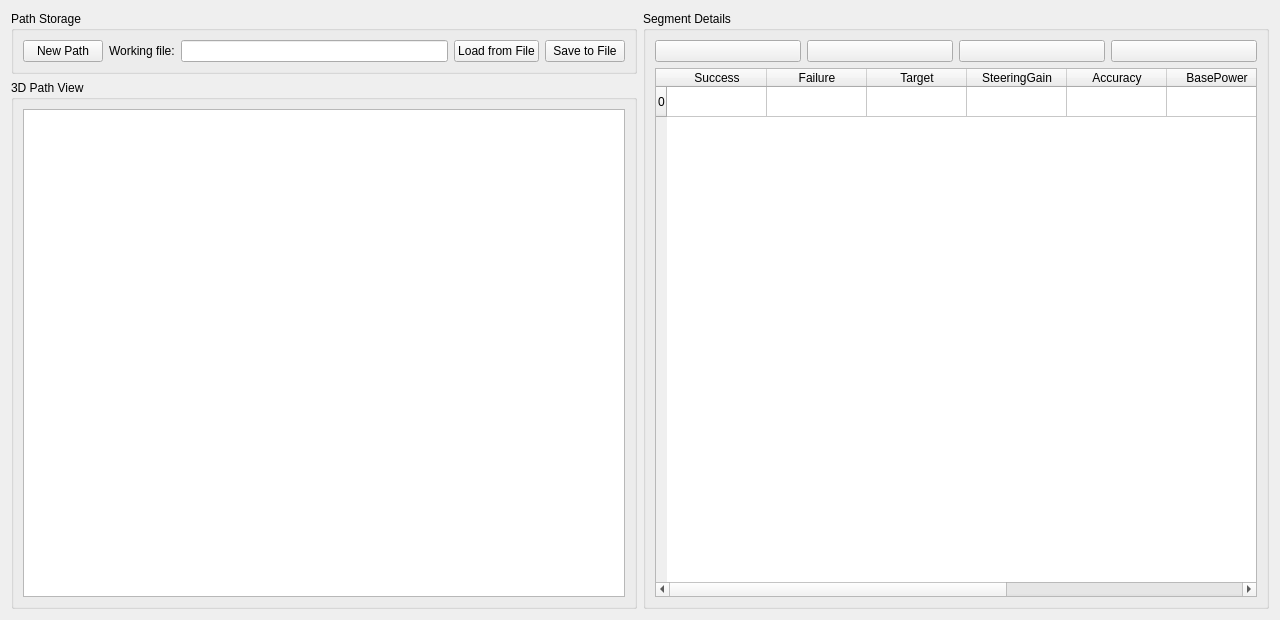
 <widget class="QWidget" name="plannerTool">
  <property name="geometry">
   <rect>
    <x>0</x>
    <y>0</y>
    <width>1280</width>
    <height>620</height>
   </rect>
  </property>
  <property name="windowTitle">
   <string>Autopilot Planner Tool by Evolution Robotics</string>
  </property>
  <property name="windowIcon">
   <iconset>
    <normaloff>icons/icon-evolution.png</normaloff>icons/icon-evolution.png</iconset>
  </property>
  <property name="styleSheet">
   <string notr="true">/*
 * The MIT License (MIT)
 *
 * Copyright (c) &lt;2013-2014&gt; &lt;Colin Duquesnoy&gt;
 *
 * Permission is hereby granted, free of charge, to any person obtaining a copy
 * of this software and associated documentation files (the &quot;Software&quot;), to deal
 * in the Software without restriction, including without limitation the rights
 * to use, copy, modify, merge, publish, distribute, sublicense, and/or sell
 * copies of the Software, and to permit persons to whom the Software is
 * furnished to do so, subject to the following conditions:

 * The above copyright notice and this permission notice shall be included in
 * all copies or substantial portions of the Software.

 * THE SOFTWARE IS PROVIDED &quot;AS IS&quot;, WITHOUT WARRANTY OF ANY KIND, EXPRESS OR
 * IMPLIED, INCLUDING BUT NOT LIMITED TO THE WARRANTIES OF MERCHANTABILITY,
 * FITNESS FOR A PARTICULAR PURPOSE AND NONINFRINGEMENT. IN NO EVENT SHALL THE
 * AUTHORS OR COPYRIGHT HOLDERS BE LIABLE FOR ANY CLAIM, DAMAGES OR OTHER
 * LIABILITY, WHETHER IN AN ACTION OF CONTRACT, TORT OR OTHERWISE, ARISING FROM,
 * OUT OF OR IN CONNECTION WITH THE SOFTWARE OR THE USE OR OTHER DEALINGS IN
 * THE SOFTWARE.
 */
QToolTip
{
    border: 1px solid #76797C;
    background-color: rgb(90, 102, 117);;
    color: white;
    padding: 5px;
    opacity: 200;
}

QWidget
{
    color: #eff0f1;
    background-color: #31363b;
    selection-background-color:#3daee9;
    selection-color: #eff0f1;
    background-clip: border;
    border-image: none;
    border: 0px transparent black;
    outline: 0;
}

QWidget:item:hover
{
    background-color: #18465d;
    color: #eff0f1;
}

QWidget:item:selected
{
    background-color: #18465d;
}

QCheckBox
{
    spacing: 5px;
    outline: none;
    color: #eff0f1;
    margin-bottom: 2px;
}

QCheckBox:disabled
{
    color: #76797C;
}

QCheckBox::indicator,
QGroupBox::indicator
{
    width: 18px;
    height: 18px;
}
QGroupBox::indicator
{
    margin-left: 2px;
}

QCheckBox::indicator:unchecked
{
    image: url(:/qss_icons/rc/checkbox_unchecked.png);
}

QCheckBox::indicator:unchecked:hover,
QCheckBox::indicator:unchecked:focus,
QCheckBox::indicator:unchecked:pressed,
QGroupBox::indicator:unchecked:hover,
QGroupBox::indicator:unchecked:focus,
QGroupBox::indicator:unchecked:pressed
{
  border: none;
    image: url(:/qss_icons/rc/checkbox_unchecked_focus.png);
}

QCheckBox::indicator:checked
{
    image: url(:/qss_icons/rc/checkbox_checked.png);
}

QCheckBox::indicator:checked:hover,
QCheckBox::indicator:checked:focus,
QCheckBox::indicator:checked:pressed,
QGroupBox::indicator:checked:hover,
QGroupBox::indicator:checked:focus,
QGroupBox::indicator:checked:pressed
{
  border: none;
    image: url(:/qss_icons/rc/checkbox_checked_focus.png);
}


QCheckBox::indicator:indeterminate
{
    image: url(:/qss_icons/rc/checkbox_indeterminate.png);
}

QCheckBox::indicator:indeterminate:focus,
QCheckBox::indicator:indeterminate:hover,
QCheckBox::indicator:indeterminate:pressed
{
    image: url(:/qss_icons/rc/checkbox_indeterminate_focus.png);
}

QCheckBox::indicator:checked:disabled,
QGroupBox::indicator:checked:disabled
{
    image: url(:/qss_icons/rc/checkbox_checked_disabled.png);
}

QCheckBox::indicator:unchecked:disabled,
QGroupBox::indicator:unchecked:disabled
{
    image: url(:/qss_icons/rc/checkbox_unchecked_disabled.png);
}

QRadioButton
{
    spacing: 5px;
    outline: none;
    color: #eff0f1;
    margin-bottom: 2px;
}

QRadioButton:disabled
{
    color: #76797C;
}
QRadioButton::indicator
{
    width: 21px;
    height: 21px;
}

QRadioButton::indicator:unchecked
{
    image: url(:/qss_icons/rc/radio_unchecked.png);
}


QRadioButton::indicator:unchecked:hover,
QRadioButton::indicator:unchecked:focus,
QRadioButton::indicator:unchecked:pressed
{
    border: none;
    outline: none;
    image: url(:/qss_icons/rc/radio_unchecked_focus.png);
}

QRadioButton::indicator:checked
{
    border: none;
    outline: none;
    image: url(:/qss_icons/rc/radio_checked.png);
}

QRadioButton::indicator:checked:hover,
QRadioButton::indicator:checked:focus,
QRadioButton::indicator:checked:pressed
{
    border: none;
    outline: none;
    image: url(:/qss_icons/rc/radio_checked_focus.png);
}

QRadioButton::indicator:checked:disabled
{
    outline: none;
    image: url(:/qss_icons/rc/radio_checked_disabled.png);
}

QRadioButton::indicator:unchecked:disabled
{
    image: url(:/qss_icons/rc/radio_unchecked_disabled.png);
}


QMenuBar
{
    background-color: #31363b;
    color: #eff0f1;
}

QMenuBar::item
{
    background: transparent;
}

QMenuBar::item:selected
{
    background: transparent;
    border: 1px solid #76797C;
}

QMenuBar::item:pressed
{
    border: 1px solid #76797C;
    background-color: #3daee9;
    color: #eff0f1;
    margin-bottom:-1px;
    padding-bottom:1px;
}

QMenu
{
    border: 1px solid #76797C;
    color: #eff0f1;
    margin: 2px;
}

QMenu::icon
{
    margin: 5px;
}

QMenu::item
{
    padding: 5px 30px 5px 30px;
    border: 1px solid transparent; /* reserve space for selection border */
}

QMenu::item:selected
{
    color: #eff0f1;
}

QMenu::separator {
    height: 2px;
    background: lightblue;
    margin-left: 10px;
    margin-right: 5px;
}

QMenu::indicator {
    width: 18px;
    height: 18px;
}

/* non-exclusive indicator = check box style indicator
   (see QActionGroup::setExclusive) */
QMenu::indicator:non-exclusive:unchecked {
    image: url(:/qss_icons/rc/checkbox_unchecked.png);
}

QMenu::indicator:non-exclusive:unchecked:selected {
    image: url(:/qss_icons/rc/checkbox_unchecked_disabled.png);
}

QMenu::indicator:non-exclusive:checked {
    image: url(:/qss_icons/rc/checkbox_checked.png);
}

QMenu::indicator:non-exclusive:checked:selected {
    image: url(:/qss_icons/rc/checkbox_checked_disabled.png);
}

/* exclusive indicator = radio button style indicator (see QActionGroup::setExclusive) */
QMenu::indicator:exclusive:unchecked {
    image: url(:/qss_icons/rc/radio_unchecked.png);
}

QMenu::indicator:exclusive:unchecked:selected {
    image: url(:/qss_icons/rc/radio_unchecked_disabled.png);
}

QMenu::indicator:exclusive:checked {
    image: url(:/qss_icons/rc/radio_checked.png);
}

QMenu::indicator:exclusive:checked:selected {
    image: url(:/qss_icons/rc/radio_checked_disabled.png);
}

QMenu::right-arrow {
    margin: 5px;
    image: url(:/qss_icons/rc/right_arrow.png)
}


QWidget:disabled
{
    color: #454545;
    background-color: #31363b;
}

QAbstractItemView
{
    alternate-background-color: #31363b;
    color: #eff0f1;
    border: 1px solid 3A3939;
    border-radius: 2px;
}

QWidget:focus, QMenuBar:focus
{
    border: 1px solid #3daee9;
}

QTabWidget:focus, QCheckBox:focus, QRadioButton:focus, QSlider:focus
{
    border: none;
}

QLineEdit
{
    background-color: #232629;
    padding: 5px;
    border-style: solid;
    border: 1px solid #76797C;
    border-radius: 2px;
    color: #eff0f1;
}

QAbstractItemView QLineEdit
{
    padding: 0;
}

QGroupBox {
    border:1px solid #76797C;
    border-radius: 2px;
    margin-top: 20px;
}

QGroupBox::title {
    subcontrol-origin: margin;
    subcontrol-position: top center;
    padding-left: 10px;
    padding-right: 10px;
    padding-top: 10px;
}

QAbstractScrollArea
{
    border-radius: 2px;
    border: 1px solid #76797C;
    background-color: transparent;
}

QScrollBar:horizontal
{
    height: 15px;
    margin: 3px 15px 3px 15px;
    border: 1px transparent #2A2929;
    border-radius: 4px;
    background-color: #2A2929;
}

QScrollBar::handle:horizontal
{
    background-color: #605F5F;
    min-width: 5px;
    border-radius: 4px;
}

QScrollBar::add-line:horizontal
{
    margin: 0px 3px 0px 3px;
    border-image: url(:/qss_icons/rc/right_arrow_disabled.png);
    width: 10px;
    height: 10px;
    subcontrol-position: right;
    subcontrol-origin: margin;
}

QScrollBar::sub-line:horizontal
{
    margin: 0px 3px 0px 3px;
    border-image: url(:/qss_icons/rc/left_arrow_disabled.png);
    height: 10px;
    width: 10px;
    subcontrol-position: left;
    subcontrol-origin: margin;
}

QScrollBar::add-line:horizontal:hover,QScrollBar::add-line:horizontal:on
{
    border-image: url(:/qss_icons/rc/right_arrow.png);
    height: 10px;
    width: 10px;
    subcontrol-position: right;
    subcontrol-origin: margin;
}


QScrollBar::sub-line:horizontal:hover, QScrollBar::sub-line:horizontal:on
{
    border-image: url(:/qss_icons/rc/left_arrow.png);
    height: 10px;
    width: 10px;
    subcontrol-position: left;
    subcontrol-origin: margin;
}

QScrollBar::up-arrow:horizontal, QScrollBar::down-arrow:horizontal
{
    background: none;
}


QScrollBar::add-page:horizontal, QScrollBar::sub-page:horizontal
{
    background: none;
}

QScrollBar:vertical
{
    background-color: #2A2929;
    width: 15px;
    margin: 15px 3px 15px 3px;
    border: 1px transparent #2A2929;
    border-radius: 4px;
}

QScrollBar::handle:vertical
{
    background-color: #605F5F;
    min-height: 5px;
    border-radius: 4px;
}

QScrollBar::sub-line:vertical
{
    margin: 3px 0px 3px 0px;
    border-image: url(:/qss_icons/rc/up_arrow_disabled.png);
    height: 10px;
    width: 10px;
    subcontrol-position: top;
    subcontrol-origin: margin;
}

QScrollBar::add-line:vertical
{
    margin: 3px 0px 3px 0px;
    border-image: url(:/qss_icons/rc/down_arrow_disabled.png);
    height: 10px;
    width: 10px;
    subcontrol-position: bottom;
    subcontrol-origin: margin;
}

QScrollBar::sub-line:vertical:hover,QScrollBar::sub-line:vertical:on
{

    border-image: url(:/qss_icons/rc/up_arrow.png);
    height: 10px;
    width: 10px;
    subcontrol-position: top;
    subcontrol-origin: margin;
}


QScrollBar::add-line:vertical:hover, QScrollBar::add-line:vertical:on
{
    border-image: url(:/qss_icons/rc/down_arrow.png);
    height: 10px;
    width: 10px;
    subcontrol-position: bottom;
    subcontrol-origin: margin;
}

QScrollBar::up-arrow:vertical, QScrollBar::down-arrow:vertical
{
    background: none;
}


QScrollBar::add-page:vertical, QScrollBar::sub-page:vertical
{
    background: none;
}

QTextEdit
{
    background-color: #232629;
    color: #eff0f1;
    border: 1px solid #76797C;
}

QPlainTextEdit
{
    background-color: #232629;;
    color: #eff0f1;
    border-radius: 2px;
    border: 1px solid #76797C;
}

QHeaderView::section
{
    background-color: #76797C;
    color: #eff0f1;
    padding: 5px;
    border: 1px solid #76797C;
}

QSizeGrip {
    image: url(:/qss_icons/rc/sizegrip.png);
    width: 12px;
    height: 12px;
}


QMainWindow::separator
{
    background-color: #31363b;
    color: white;
    padding-left: 4px;
    spacing: 2px;
    border: 1px dashed #76797C;
}

QMainWindow::separator:hover
{

    background-color: #787876;
    color: white;
    padding-left: 4px;
    border: 1px solid #76797C;
    spacing: 2px;
}


QMenu::separator
{
    height: 1px;
    background-color: #76797C;
    color: white;
    padding-left: 4px;
    margin-left: 10px;
    margin-right: 5px;
}


QFrame
{
    border-radius: 2px;
    border: 1px solid #76797C;
}

QFrame[frameShape=&quot;0&quot;]
{
    border-radius: 2px;
    border: 1px transparent #76797C;
}

QStackedWidget
{
    border: 1px transparent black;
}

QToolBar {
    border: 1px transparent #393838;
    background: 1px solid #31363b;
    font-weight: bold;
}

QToolBar::handle:horizontal {
    image: url(:/qss_icons/rc/Hmovetoolbar.png);
}
QToolBar::handle:vertical {
    image: url(:/qss_icons/rc/Vmovetoolbar.png);
}
QToolBar::separator:horizontal {
    image: url(:/qss_icons/rc/Hsepartoolbar.png);
}
QToolBar::separator:vertical {
    image: url(:/qss_icons/rc/Vsepartoolbar.png);
}
QToolButton#qt_toolbar_ext_button {
    background: #58595a
}

QPushButton
{
    color: #eff0f1;
    background-color: #31363b;
    border-width: 1px;
    border-color: #76797C;
    border-style: solid;
    padding: 5px;
    border-radius: 2px;
    outline: none;
}

QPushButton:disabled
{
    background-color: #31363b;
    border-width: 1px;
    border-color: #454545;
    border-style: solid;
    padding-top: 5px;
    padding-bottom: 5px;
    padding-left: 10px;
    padding-right: 10px;
    border-radius: 2px;
    color: #454545;
}

QPushButton:focus {
    background-color: #3daee9;
    color: white;
}

QPushButton:pressed
{
    background-color: #3daee9;
    padding-top: -15px;
    padding-bottom: -17px;
}

QComboBox
{
    selection-background-color: #3daee9;
    border-style: solid;
    border: 1px solid #76797C;
    border-radius: 2px;
    padding: 5px;
    min-width: 75px;
}

QPushButton:checked{
    background-color: #76797C;
    border-color: #6A6969;
}

QComboBox:hover,QPushButton:hover,QAbstractSpinBox:hover,QLineEdit:hover,QTextEdit:hover,QPlainTextEdit:hover,QAbstractView:hover,QTreeView:hover
{
    border: 1px solid #3daee9;
    color: #eff0f1;
}

QComboBox:on
{
    padding-top: 3px;
    padding-left: 4px;
    selection-background-color: #4a4a4a;
}

QComboBox QAbstractItemView
{
    background-color: #232629;
    border-radius: 2px;
    border: 1px solid #76797C;
    selection-background-color: #18465d;
}

QComboBox::drop-down
{
    subcontrol-origin: padding;
    subcontrol-position: top right;
    width: 15px;

    border-left-width: 0px;
    border-left-color: darkgray;
    border-left-style: solid;
    border-top-right-radius: 3px;
    border-bottom-right-radius: 3px;
}

QComboBox::down-arrow
{
    image: url(:/qss_icons/rc/down_arrow_disabled.png);
}

QComboBox::down-arrow:on, QComboBox::down-arrow:hover,
QComboBox::down-arrow:focus
{
    image: url(:/qss_icons/rc/down_arrow.png);
}

QAbstractSpinBox {
    padding: 5px;
    border: 1px solid #76797C;
    background-color: #232629;
    color: #eff0f1;
    border-radius: 2px;
    min-width: 75px;
}

QAbstractSpinBox:up-button
{
    background-color: transparent;
    subcontrol-origin: border;
    subcontrol-position: center right;
}

QAbstractSpinBox:down-button
{
    background-color: transparent;
    subcontrol-origin: border;
    subcontrol-position: center left;
}

QAbstractSpinBox::up-arrow,QAbstractSpinBox::up-arrow:disabled,QAbstractSpinBox::up-arrow:off {
    image: url(:/qss_icons/rc/up_arrow_disabled.png);
    width: 10px;
    height: 10px;
}
QAbstractSpinBox::up-arrow:hover
{
    image: url(:/qss_icons/rc/up_arrow.png);
}


QAbstractSpinBox::down-arrow,QAbstractSpinBox::down-arrow:disabled,QAbstractSpinBox::down-arrow:off
{
    image: url(:/qss_icons/rc/down_arrow_disabled.png);
    width: 10px;
    height: 10px;
}
QAbstractSpinBox::down-arrow:hover
{
    image: url(:/qss_icons/rc/down_arrow.png);
}


QLabel
{
    border: 0px solid black;
}

QTabWidget{
    border: 0px transparent black;
}

QTabWidget::pane {
    border: 1px solid #76797C;
    padding: 5px;
    margin: 0px;
}

QTabWidget::tab-bar {
    left: 5px; /* move to the right by 5px */
}

QTabBar
{
    qproperty-drawBase: 0;
    border-radius: 3px;
}

QTabBar:focus
{
    border: 0px transparent black;
}

QTabBar::close-button  {
    image: url(:/qss_icons/rc/close.png);
    background: transparent;
}

QTabBar::close-button:hover
{
    image: url(:/qss_icons/rc/close-hover.png);
    background: transparent;
}

QTabBar::close-button:pressed {
    image: url(:/qss_icons/rc/close-pressed.png);
    background: transparent;
}

/* TOP TABS */
QTabBar::tab:top {
    color: #eff0f1;
    border: 1px solid #76797C;
    border-bottom: 1px transparent black;
    background-color: #31363b;
    padding: 5px;
    min-width: 50px;
    border-top-left-radius: 2px;
    border-top-right-radius: 2px;
}

QTabBar::tab:top:!selected
{
    color: #eff0f1;
    background-color: #54575B;
    border: 1px solid #76797C;
    border-bottom: 1px transparent black;
    border-top-left-radius: 2px;
    border-top-right-radius: 2px;    
}

QTabBar::tab:top:!selected:hover {
    background-color: #3daee9;
}

/* BOTTOM TABS */
QTabBar::tab:bottom {
    color: #eff0f1;
    border: 1px solid #76797C;
    border-top: 1px transparent black;
    background-color: #31363b;
    padding: 5px;
    border-bottom-left-radius: 2px;
    border-bottom-right-radius: 2px;
    min-width: 50px;
}

QTabBar::tab:bottom:!selected
{
    color: #eff0f1;
    background-color: #54575B;
    border: 1px solid #76797C;
    border-top: 1px transparent black;
    border-bottom-left-radius: 2px;
    border-bottom-right-radius: 2px;
}

QTabBar::tab:bottom:!selected:hover {
    background-color: #3daee9;
}

/* LEFT TABS */
QTabBar::tab:left {
    color: #eff0f1;
    border: 1px solid #76797C;
    border-left: 1px transparent black;
    background-color: #31363b;
    padding: 5px;
    border-top-right-radius: 2px;
    border-bottom-right-radius: 2px;
    min-height: 50px;
}

QTabBar::tab:left:!selected
{
    color: #eff0f1;
    background-color: #54575B;
    border: 1px solid #76797C;
    border-left: 1px transparent black;
    border-top-right-radius: 2px;
    border-bottom-right-radius: 2px;
}

QTabBar::tab:left:!selected:hover {
    background-color: #3daee9;
}


/* RIGHT TABS */
QTabBar::tab:right {
    color: #eff0f1;
    border: 1px solid #76797C;
    border-right: 1px transparent black;
    background-color: #31363b;
    padding: 5px;
    border-top-left-radius: 2px;
    border-bottom-left-radius: 2px;
    min-height: 50px;
}

QTabBar::tab:right:!selected
{
    color: #eff0f1;
    background-color: #54575B;
    border: 1px solid #76797C;
    border-right: 1px transparent black;
    border-top-left-radius: 2px;
    border-bottom-left-radius: 2px;
}

QTabBar::tab:right:!selected:hover {
    background-color: #3daee9;
}

QTabBar QToolButton::right-arrow:enabled {
     image: url(:/qss_icons/rc/right_arrow.png);
 }

 QTabBar QToolButton::left-arrow:enabled {
     image: url(:/qss_icons/rc/left_arrow.png);
 }

QTabBar QToolButton::right-arrow:disabled {
     image: url(:/qss_icons/rc/right_arrow_disabled.png);
 }

 QTabBar QToolButton::left-arrow:disabled {
     image: url(:/qss_icons/rc/left_arrow_disabled.png);
 }


QDockWidget {
    background: #31363b;
    border: 1px solid #403F3F;
    titlebar-close-icon: url(:/qss_icons/rc/close.png);
    titlebar-normal-icon: url(:/qss_icons/rc/undock.png);
}

QDockWidget::close-button, QDockWidget::float-button {
    border: 1px solid transparent;
    border-radius: 2px;
    background: transparent;
}

QDockWidget::close-button:hover, QDockWidget::float-button:hover {
    background: rgba(255, 255, 255, 10);
}

QDockWidget::close-button:pressed, QDockWidget::float-button:pressed {
    padding: 1px -1px -1px 1px;
    background: rgba(255, 255, 255, 10);
}

QTreeView, QListView
{
    border: 1px solid #76797C;
    background-color: #232629;
}

QTreeView:branch:selected, QTreeView:branch:hover
{
    background: url(:/qss_icons/rc/transparent.png);
}

QTreeView::branch:has-siblings:!adjoins-item {
    border-image: url(:/qss_icons/rc/transparent.png);
}

QTreeView::branch:has-siblings:adjoins-item {
    border-image: url(:/qss_icons/rc/transparent.png);
}

QTreeView::branch:!has-children:!has-siblings:adjoins-item {
    border-image: url(:/qss_icons/rc/transparent.png);
}

QTreeView::branch:has-children:!has-siblings:closed,
QTreeView::branch:closed:has-children:has-siblings {
    image: url(:/qss_icons/rc/branch_closed.png);
}

QTreeView::branch:open:has-children:!has-siblings,
QTreeView::branch:open:has-children:has-siblings  {
    image: url(:/qss_icons/rc/branch_open.png);
}

QTreeView::branch:has-children:!has-siblings:closed:hover,
QTreeView::branch:closed:has-children:has-siblings:hover {
    image: url(:/qss_icons/rc/branch_closed-on.png);
    }

QTreeView::branch:open:has-children:!has-siblings:hover,
QTreeView::branch:open:has-children:has-siblings:hover  {
    image: url(:/qss_icons/rc/branch_open-on.png);
    }

QListView::item:!selected:hover, QTreeView::item:!selected:hover  {
    background: #18465d;
    outline: 0;
    color: #eff0f1
}

QListView::item:selected:hover, QTreeView::item:selected:hover  {
    background: #287399;
    color: #eff0f1;
}

QSlider::groove:horizontal {
    border: 1px solid #565a5e;
    height: 4px;
    background: #565a5e;
    margin: 0px;
    border-radius: 2px;
}

QSlider::handle:horizontal {
    background: #232629;
    border: 1px solid #565a5e;
    width: 16px;
    height: 16px;
    margin: -8px 0;
    border-radius: 9px;
}

QSlider::groove:vertical {
    border: 1px solid #565a5e;
    width: 4px;
    background: #565a5e;
    margin: 0px;
    border-radius: 3px;
}

QSlider::handle:vertical {
    background: #232629;
    border: 1px solid #565a5e;
    width: 16px;
    height: 16px;
    margin: 0 -8px;
    border-radius: 9px;
}

QToolButton {
    background-color: transparent;
    border: 1px transparent #76797C;
    border-radius: 2px;
    margin: 3px;
    padding: 5px;
}

QToolButton[popupMode=&quot;1&quot;] { /* only for MenuButtonPopup */
 padding-right: 20px; /* make way for the popup button */
 border: 1px #76797C;
 border-radius: 5px;
}

QToolButton[popupMode=&quot;2&quot;] { /* only for InstantPopup */
 padding-right: 10px; /* make way for the popup button */
 border: 1px #76797C;
}


QToolButton:hover, QToolButton::menu-button:hover {
    background-color: transparent;
    border: 1px solid #3daee9;
    padding: 5px;
}

QToolButton:checked, QToolButton:pressed,
        QToolButton::menu-button:pressed {
    background-color: #3daee9;
    border: 1px solid #3daee9;
    padding: 5px;
}

/* the subcontrol below is used only in the InstantPopup or DelayedPopup mode */
QToolButton::menu-indicator {
    image: url(:/qss_icons/rc/down_arrow.png);
    top: -7px; left: -2px; /* shift it a bit */
}

/* the subcontrols below are used only in the MenuButtonPopup mode */
QToolButton::menu-button {
    border: 1px transparent #76797C;
    border-top-right-radius: 6px;
    border-bottom-right-radius: 6px;
    /* 16px width + 4px for border = 20px allocated above */
    width: 16px;
    outline: none;
}

QToolButton::menu-arrow {
    image: url(:/qss_icons/rc/down_arrow.png);
}

QToolButton::menu-arrow:open {
    border: 1px solid #76797C;
}

QPushButton::menu-indicator  {
    subcontrol-origin: padding;
    subcontrol-position: bottom right;
    left: 8px;
}

QTableView
{
    border: 1px solid #76797C;
    gridline-color: #31363b;
    background-color: #232629;
}


QTableView, QHeaderView
{
    border-radius: 0px;
}

QTableView::item:pressed, QListView::item:pressed, QTreeView::item:pressed  {
    background: #18465d;
    color: #eff0f1;
}

QTableView::item:selected:active, QTreeView::item:selected:active, QListView::item:selected:active  {
    background: #287399;
    color: #eff0f1;
}


QHeaderView
{
    background-color: #31363b;
    border: 1px transparent;
    border-radius: 0px;
    margin: 0px;
    padding: 0px;

}

QHeaderView::section  {
    background-color: #31363b;
    color: #eff0f1;
    padding: 5px;
    border: 1px solid #76797C;
    border-radius: 0px;
    text-align: center;
}

QHeaderView::section::vertical::first, QHeaderView::section::vertical::only-one
{
    border-top: 1px solid #76797C;
}

QHeaderView::section::vertical
{
    border-top: transparent;
}

QHeaderView::section::horizontal::first, QHeaderView::section::horizontal::only-one
{
    border-left: 1px solid #76797C;
}

QHeaderView::section::horizontal
{
    border-left: transparent;
}


QHeaderView::section:checked
 {
    color: white;
    background-color: #334e5e;
 }

 /* style the sort indicator */
QHeaderView::down-arrow {
    image: url(:/qss_icons/rc/down_arrow.png);
}

QHeaderView::up-arrow {
    image: url(:/qss_icons/rc/up_arrow.png);
}


QTableCornerButton::section {
    background-color: #31363b;
    border: 1px transparent #76797C;
    border-radius: 0px;
}

QToolBox  {
    padding: 5px;
    border: 1px transparent black;
}

QToolBox::tab {
    color: #eff0f1;
    background-color: #31363b;
    border: 1px solid #76797C;
    border-bottom: 1px transparent #31363b;
    border-top-left-radius: 5px;
    border-top-right-radius: 5px;
}

QToolBox::tab:selected { /* italicize selected tabs */
    font: italic;
    background-color: #31363b;
    border-color: #3daee9;
 }

QStatusBar::item {
    border: 0px transparent dark;
 }


QFrame[height=&quot;3&quot;], QFrame[width=&quot;3&quot;] {
    background-color: #76797C;
}


QSplitter::handle {
    border: 1px dashed #76797C;
}

QSplitter::handle:hover {
    background-color: #787876;
    border: 1px solid #76797C;
}

QSplitter::handle:horizontal {
    width: 1px;
}

QSplitter::handle:vertical {
    height: 1px;
}

QProgressBar {
    border: 1px solid #76797C;
    border-radius: 5px;
    text-align: center;
}

QProgressBar::chunk {
    background-color: #05B8CC;
}

QDateEdit
{
    selection-background-color: #3daee9;
    border-style: solid;
    border: 1px solid #3375A3;
    border-radius: 2px;
    padding: 1px;
    min-width: 75px;
}

QDateEdit:on
{
    padding-top: 3px;
    padding-left: 4px;
    selection-background-color: #4a4a4a;
}

QDateEdit QAbstractItemView
{
    background-color: #232629;
    border-radius: 2px;
    border: 1px solid #3375A3;
    selection-background-color: #3daee9;
}

QDateEdit::drop-down
{
    subcontrol-origin: padding;
    subcontrol-position: top right;
    width: 15px;
    border-left-width: 0px;
    border-left-color: darkgray;
    border-left-style: solid;
    border-top-right-radius: 3px;
    border-bottom-right-radius: 3px;
}

QDateEdit::down-arrow
{
    image: url(:/qss_icons/rc/down_arrow_disabled.png);
}

QDateEdit::down-arrow:on, QDateEdit::down-arrow:hover,
QDateEdit::down-arrow:focus
{
    image: url(:/qss_icons/rc/down_arrow.png);
}</string>
  </property>
  <layout class="QGridLayout" name="gridLayout">
   <item row="0" column="3" rowspan="3" colspan="2">
    <widget class="QGroupBox" name="segmentDetails">
     <property name="sizePolicy">
      <sizepolicy hsizetype="Preferred" vsizetype="Preferred">
       <horstretch>0</horstretch>
       <verstretch>0</verstretch>
      </sizepolicy>
     </property>
     <property name="minimumSize">
      <size>
       <width>0</width>
       <height>0</height>
      </size>
     </property>
     <property name="title">
      <string>Segment Details</string>
     </property>
     <layout class="QGridLayout" name="gridLayout_3">
      <item row="0" column="3">
       <widget class="QPushButton" name="downButton">
        <property name="text">
         <string/>
        </property>
        <property name="icon">
         <iconset theme="go-down">
          <normaloff/>
         </iconset>
        </property>
        <property name="iconSize">
         <size>
          <width>22</width>
          <height>22</height>
         </size>
        </property>
        <property name="shortcut">
         <string>Ctrl+D</string>
        </property>
       </widget>
      </item>
      <item row="0" column="1">
       <widget class="QPushButton" name="removeButton">
        <property name="text">
         <string/>
        </property>
        <property name="icon">
         <iconset theme="list-remove">
          <normaloff/>
         </iconset>
        </property>
        <property name="iconSize">
         <size>
          <width>22</width>
          <height>22</height>
         </size>
        </property>
        <property name="shortcut">
         <string>Ctrl+R</string>
        </property>
       </widget>
      </item>
      <item row="0" column="0">
       <widget class="QPushButton" name="addButton">
        <property name="sizePolicy">
         <sizepolicy hsizetype="Minimum" vsizetype="Fixed">
          <horstretch>0</horstretch>
          <verstretch>0</verstretch>
         </sizepolicy>
        </property>
        <property name="text">
         <string/>
        </property>
        <property name="icon">
         <iconset theme="list-add">
          <normaloff/>
         </iconset>
        </property>
        <property name="iconSize">
         <size>
          <width>22</width>
          <height>22</height>
         </size>
        </property>
        <property name="shortcut">
         <string>Ctrl+A</string>
        </property>
       </widget>
      </item>
      <item row="0" column="2">
       <widget class="QPushButton" name="upButton">
        <property name="text">
         <string/>
        </property>
        <property name="icon">
         <iconset theme="go-up">
          <normaloff/>
         </iconset>
        </property>
        <property name="iconSize">
         <size>
          <width>22</width>
          <height>22</height>
         </size>
        </property>
        <property name="shortcut">
         <string>Ctrl+U</string>
        </property>
       </widget>
      </item>
      <item row="1" column="0" colspan="4">
       <widget class="QTableWidget" name="segmentEditor">
        <property name="styleSheet">
         <string notr="true">QTableWidget {
background-image: url(bg.png);
background-repeat: no-repeat;
background-position: center center;
}</string>
        </property>
        <property name="alternatingRowColors">
         <bool>true</bool>
        </property>
        <property name="verticalScrollMode">
         <enum>QAbstractItemView::ScrollPerPixel</enum>
        </property>
        <property name="horizontalScrollMode">
         <enum>QAbstractItemView::ScrollPerPixel</enum>
        </property>
        <property name="columnCount">
         <number>10</number>
        </property>
        <attribute name="horizontalHeaderDefaultSectionSize">
         <number>100</number>
        </attribute>
        <row>
         <property name="text">
          <string>0</string>
         </property>
        </row>
        <column>
         <property name="text">
          <string>Success</string>
         </property>
        </column>
        <column>
         <property name="text">
          <string>Failure</string>
         </property>
        </column>
        <column>
         <property name="text">
          <string>Target</string>
         </property>
        </column>
        <column>
         <property name="text">
          <string>SteeringGain</string>
         </property>
        </column>
        <column>
         <property name="text">
          <string>Accuracy</string>
         </property>
        </column>
        <column>
         <property name="text">
          <string>BasePower</string>
         </property>
        </column>
        <column>
         <property name="text">
          <string>LowestPower</string>
         </property>
        </column>
        <column>
         <property name="text">
          <string>PowerGain</string>
         </property>
        </column>
        <column>
         <property name="text">
          <string>RampUp</string>
         </property>
        </column>
        <column>
         <property name="text">
          <string>RampDown</string>
         </property>
        </column>
       </widget>
      </item>
     </layout>
    </widget>
   </item>
   <item row="0" column="0" rowspan="2" colspan="2">
    <widget class="QGroupBox" name="pathFile">
     <property name="title">
      <string>Path Storage</string>
     </property>
     <layout class="QGridLayout" name="gridLayout_4">
      <item row="0" column="1">
       <widget class="QLabel" name="fileLabel">
        <property name="text">
         <string>Working file:</string>
        </property>
       </widget>
      </item>
      <item row="0" column="5">
       <widget class="QPushButton" name="saveButton">
        <property name="sizePolicy">
         <sizepolicy hsizetype="Minimum" vsizetype="Expanding">
          <horstretch>0</horstretch>
          <verstretch>0</verstretch>
         </sizepolicy>
        </property>
        <property name="text">
         <string>Save to File</string>
        </property>
        <property name="iconSize">
         <size>
          <width>22</width>
          <height>22</height>
         </size>
        </property>
        <property name="shortcut">
         <string>Ctrl+S</string>
        </property>
       </widget>
      </item>
      <item row="0" column="2">
       <widget class="QLineEdit" name="fileEdit">
        <property name="sizePolicy">
         <sizepolicy hsizetype="Expanding" vsizetype="Preferred">
          <horstretch>0</horstretch>
          <verstretch>0</verstretch>
         </sizepolicy>
        </property>
       </widget>
      </item>
      <item row="0" column="3">
       <widget class="QPushButton" name="loadButton">
        <property name="sizePolicy">
         <sizepolicy hsizetype="Minimum" vsizetype="Expanding">
          <horstretch>0</horstretch>
          <verstretch>0</verstretch>
         </sizepolicy>
        </property>
        <property name="text">
         <string>Load from File</string>
        </property>
        <property name="iconSize">
         <size>
          <width>22</width>
          <height>22</height>
         </size>
        </property>
        <property name="shortcut">
         <string>Ctrl+L</string>
        </property>
       </widget>
      </item>
      <item row="0" column="0">
       <widget class="QPushButton" name="newButton">
        <property name="sizePolicy">
         <sizepolicy hsizetype="Minimum" vsizetype="Expanding">
          <horstretch>0</horstretch>
          <verstretch>0</verstretch>
         </sizepolicy>
        </property>
        <property name="text">
         <string>New Path</string>
        </property>
        <property name="iconSize">
         <size>
          <width>22</width>
          <height>22</height>
         </size>
        </property>
        <property name="shortcut">
         <string>Ctrl+N</string>
        </property>
       </widget>
      </item>
     </layout>
    </widget>
   </item>
   <item row="2" column="0" colspan="2">
    <widget class="QGroupBox" name="pathView">
     <property name="sizePolicy">
      <sizepolicy hsizetype="Preferred" vsizetype="Expanding">
       <horstretch>0</horstretch>
       <verstretch>0</verstretch>
      </sizepolicy>
     </property>
     <property name="title">
      <string>3D Path View</string>
     </property>
     <layout class="QGridLayout" name="gridLayout_2">
      <item row="0" column="0" colspan="2">
       <widget class="GLViewWidget" name="pathGraphics"/>
      </item>
     </layout>
    </widget>
   </item>
  </layout>
 </widget>
